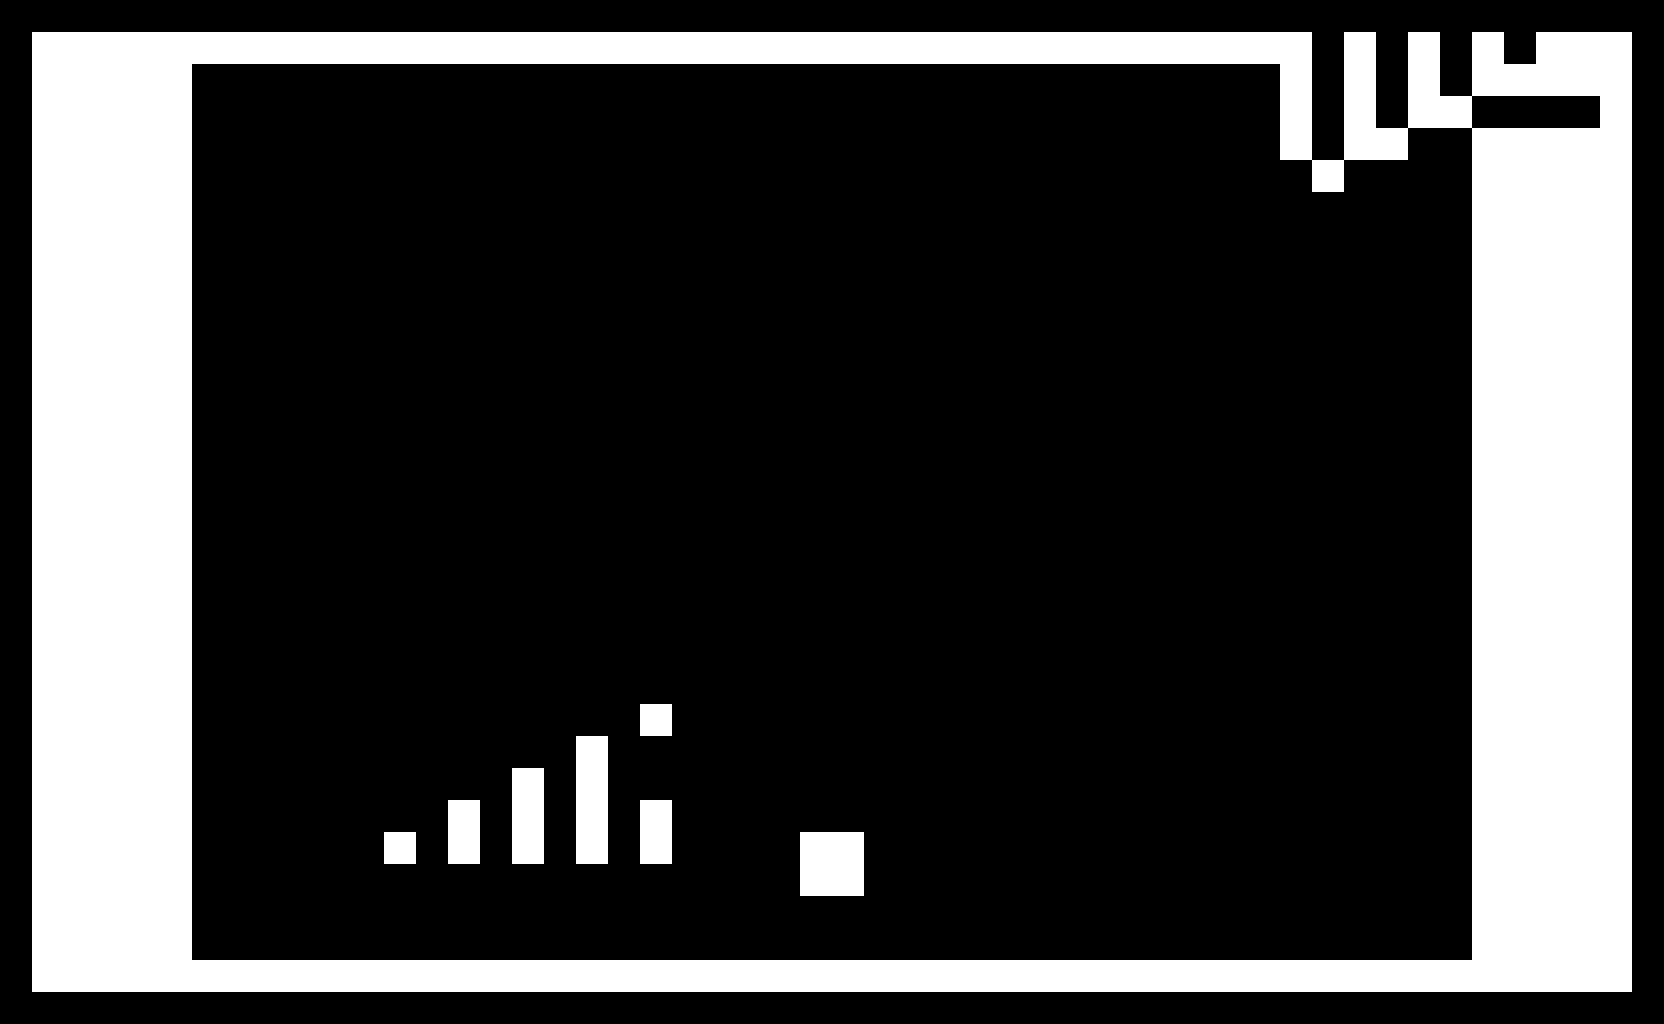

A 2D game scene composited from a Tiled map and its tileset images. What follows is a short description and the map's XML, with each tile layer's data collapsed to a summary:
An orthogonal 52x32 tile map with 32x32 px tiles, 1 tile layer (Solid) and 14 objects (13x robot, hero).

<map version="1.8" tiledversion="1.8.5" orientation="orthogonal" renderorder="right-down" width="52" height="32" tilewidth="32" tileheight="32" infinite="0" nextlayerid="3" nextobjectid="24">
 <tileset firstgid="1" name="generic_platformer_tiles" tilewidth="32" tileheight="32" tilecount="24" columns="6">
  <image source="tiles.png" trans="ff00ff" width="192" height="128" />
 </tileset>
 <layer id="1" name="Solid" width="52" height="32">
  <properties>
   <property name="collidable" type="bool" value="true" />
  </properties>
  <data>[1664 cells, 400 non-empty, 2 distinct tile ids]</data>
 </layer>
 <objectgroup id="2" name="Objects">
  <object id="1" name="Jump_Shoot" type="robot" x="816" y="800" width="32" height="32">
   <properties>
    <property name="active" type="bool" value="false" />
    <property name="collidable" type="bool" value="true" />
    <property name="jumping" type="bool" value="false" />
    <property name="projectiles" value="0" />
   </properties>
  </object>
  <object id="4" name="Mini" type="hero" x="640" y="672" width="32" height="32">
   <properties>
    <property name="collidable" type="bool" value="true" />
    <property name="falling" type="bool" value="true" />
   </properties>
  </object>
  <object id="5" name="Exit" type="robot" x="224" y="896" width="32" height="32">
   <properties>
    <property name="active" type="bool" value="false" />
    <property name="collidable" type="bool" value="false" />
   </properties>
  </object>
  <object id="7" name="Jump" type="robot" x="512" y="736" width="32" height="32">
   <properties>
    <property name="active" type="bool" value="false" />
    <property name="collidable" type="bool" value="true" />
    <property name="jumping" type="bool" value="false" />
   </properties>
  </object>
  <object id="8" name="Jump" type="robot" x="576" y="704" width="32" height="32">
   <properties>
    <property name="active" type="bool" value="false" />
    <property name="collidable" type="bool" value="true" />
    <property name="jumping" type="bool" value="false" />
   </properties>
  </object>
  <object id="12" name="Gravity_Jump" type="robot" x="816" y="128" width="32" height="32">
   <properties>
    <property name="active" type="bool" value="false" />
    <property name="collidable" type="bool" value="true" />
    <property name="jumping" type="bool" value="false" />
   </properties>
  </object>
  <object id="15" name="Jump_Shoot" type="robot" x="1120" y="672" width="32" height="32">
   <properties>
    <property name="active" type="bool" value="false" />
    <property name="collidable" type="bool" value="true" />
    <property name="jumping" type="bool" value="false" />
    <property name="projectiles" value="5,6" />
   </properties>
  </object>
  <object id="17" name="Gravity_Jump_Shoot" type="robot" x="1120" y="64" width="32" height="32">
   <properties>
    <property name="active" type="bool" value="false" />
    <property name="collidable" type="bool" value="true" />
    <property name="jumping" type="bool" value="false" />
    <property name="projectiles" value="0,1,2,3,4,5,6,7" />
   </properties>
  </object>
  <object id="18" name="Jump" type="robot" x="544" y="896" width="32" height="32">
   <properties>
    <property name="active" type="bool" value="false" />
    <property name="collidable" type="bool" value="true" />
    <property name="jumping" type="bool" value="false" />
   </properties>
  </object>
  <object id="19" name="Jump" type="robot" x="480" y="896" width="32" height="32">
   <properties>
    <property name="active" type="bool" value="false" />
    <property name="collidable" type="bool" value="true" />
    <property name="jumping" type="bool" value="false" />
   </properties>
  </object>
  <object id="20" name="Jump" type="robot" x="416" y="896" width="32" height="32">
   <properties>
    <property name="active" type="bool" value="false" />
    <property name="collidable" type="bool" value="true" />
    <property name="jumping" type="bool" value="false" />
   </properties>
  </object>
  <object id="21" name="Jump_Shoot" type="robot" x="960" y="736" width="32" height="32">
   <properties>
    <property name="active" type="bool" value="false" />
    <property name="collidable" type="bool" value="true" />
    <property name="jumping" type="bool" value="false" />
    <property name="projectiles" value="0" />
   </properties>
  </object>
  <object id="22" name="Jump" type="robot" x="704" y="928" width="32" height="32">
   <properties>
    <property name="active" type="bool" value="false" />
    <property name="collidable" type="bool" value="true" />
    <property name="jumping" type="bool" value="false" />
   </properties>
  </object>
  <object id="23" name="Gravity_High_Jump" type="robot" x="1248" y="128" width="32" height="32">
   <properties>
    <property name="active" type="bool" value="false" />
    <property name="collidable" type="bool" value="true" />
    <property name="jumping" type="bool" value="false" />
   </properties>
  </object>
 </objectgroup>
</map>